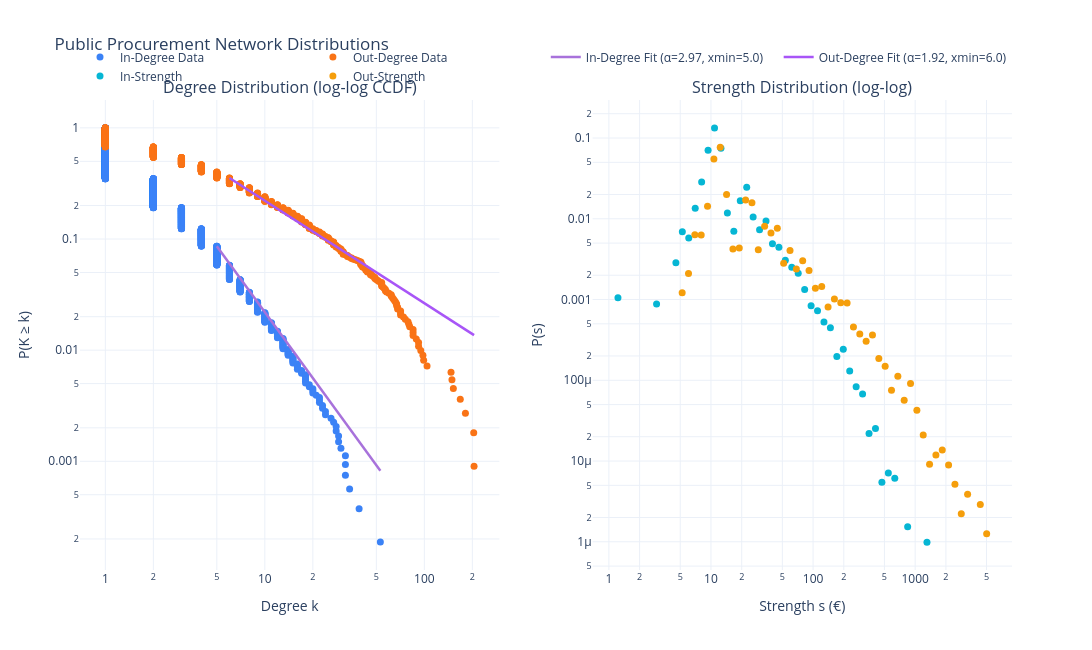

Here is the notebook cell this chart was saved with:
### Markdown cell above
### <font color='#BFD72F' size=5>3.1.4 Degree / Weight Distribution</font> <a class="anchor" id="3.1.4"></a>


[Back to TOC](#toc)

### Code cell
import numpy as np
from collections import Counter
import powerlaw
import plotly.graph_objects as go
from plotly.subplots import make_subplots

def plot_degree_strength_distribution_plotly(
    G,
    weight_attr="weight",
    save_html=None,
    fit_powerlaw=True
):
    """
    Plot log-log degree (CCDF) and strength distributions
    with high-fidelity power-law fitting.
    """

    # ==================================================
    # DEGREE DISTRIBUTIONS
    # ==================================================
    in_degrees = [d for _, d in G.in_degree() if d > 0]
    out_degrees = [d for _, d in G.out_degree() if d > 0]

    if len(in_degrees) == 0 or len(out_degrees) == 0:
        raise ValueError("Graph has no positive degree values.")

    # ==================================================
    # STRENGTH DISTRIBUTIONS
    # ==================================================
    in_strengths = [d for _, d in G.in_degree(weight=weight_attr) if d > 0]
    out_strengths = [d for _, d in G.out_degree(weight=weight_attr) if d > 0]

    # ==================================================
    # FIGURE SETUP
    # ==================================================
    fig = make_subplots(
        rows=1,
        cols=2,
        subplot_titles=(
            "Degree Distribution (log-log CCDF)",
            "Strength Distribution (log-log)"
        )
    )

    # ==================================================
    # DEGREE DISTRIBUTIONS (EMPIRICAL CCDF)
    # ==================================================
    
    # ---------- IN-DEGREE CCDF ----------
    sorted_in = np.sort(in_degrees)
    ccdf_in = 1.0 - np.arange(len(sorted_in)) / len(sorted_in)

    fig.add_trace(
        go.Scatter(
            x=sorted_in,
            y=ccdf_in,
            mode="markers",
            name="In-Degree Data",
            marker=dict(size=7, color="#3b82f6"),
            hovertemplate="Degree: %{x}<br>P(K ≥ k): %{y:.5f}<extra></extra>"
        ),
        row=1,
        col=1
    )

    # ---------- OUT-DEGREE CCDF ----------
    sorted_out = np.sort(out_degrees)
    ccdf_out = 1.0 - np.arange(len(sorted_out)) / len(sorted_out)

    fig.add_trace(
        go.Scatter(
            x=sorted_out,
            y=ccdf_out,
            mode="markers",
            name="Out-Degree Data",
            marker=dict(size=7, color="#f97316"),
            hovertemplate="Degree: %{x}<br>P(K ≥ k): %{y:.5f}<extra></extra>"
        ),
        row=1,
        col=1
    )

    # ==================================================
    # POWER LAW FITTING (CCDF MATCHED)
    # ==================================================
    if fit_powerlaw:
        fit_in = powerlaw.Fit(in_degrees, discrete=True, verbose=False)
        alpha_in = fit_in.power_law.alpha
        xmin_in = fit_in.power_law.xmin

        fit_out = powerlaw.Fit(out_degrees, discrete=True, verbose=False)
        alpha_out = fit_out.power_law.alpha
        xmin_out = fit_out.power_law.xmin

        # ---------- IN-DEGREE POWER LAW LINE ----------
        x_in = np.logspace(np.log10(xmin_in), np.log10(max(in_degrees)), 100)
        # Empirical fraction of nodes above xmin to anchor the height correctly
        weight_in = np.sum(sorted_in >= xmin_in) / len(sorted_in)
        y_in = (x_in / xmin_in) ** (-alpha_in + 1) * weight_in

        fig.add_trace(
            go.Scatter(
                x=x_in,
                y=y_in,
                mode="lines",
                name=f"In-Degree Fit (α={alpha_in:.2f}, xmin={xmin_in})",
                line=dict(width=2.5, color="#a872db")
            ),
            row=1,
            col=1
        )

        # ---------- OUT-DEGREE POWER LAW LINE ----------
        x_out = np.logspace(np.log10(xmin_out), np.log10(max(out_degrees)), 100)
        weight_out = np.sum(sorted_out >= xmin_out) / len(sorted_out)
        y_out = (x_out / xmin_out) ** (-alpha_out + 1) * weight_out

        fig.add_trace(
            go.Scatter(
                x=x_out,
                y=y_out,
                mode="lines",
                name=f"Out-Degree Fit (α={alpha_out:.2f}, xmin={xmin_out})",
                line=dict(width=2.5, color="#a855f7")
            ),
            row=1,
            col=1
        )

        # ---------- DISTRIBUTION COMPARISON ----------
        R_in, p_in = fit_in.distribution_compare("power_law", "lognormal")
        R_out, p_out = fit_out.distribution_compare("power_law", "lognormal")
        print("\n==============================")
        print("POWER LAW FIT RESULTS (CCDF)")
        print("==============================")
        print(f"IN-DEGREE:  alpha = {alpha_in:.2f}, xmin = {xmin_in}, p = {p_in:.4f}")
        print(f"OUT-DEGREE: alpha = {alpha_out:.2f}, xmin = {xmin_out}, p = {p_out:.4f}")

    # ==================================================
    # STRENGTH DISTRIBUTION (LOG-BINNED HISTOGRAM)
    # ==================================================
    bins_in = np.logspace(np.log10(min(in_strengths)), np.log10(max(in_strengths)), 50)
    hist_in, bin_edges_in = np.histogram(in_strengths, bins=bins_in, density=True)
    centers_in = (bin_edges_in[:-1] + bin_edges_in[1:]) / 2
    mask_in = hist_in > 0

    fig.add_trace(
        go.Scatter(
            x=centers_in[mask_in], y=hist_in[mask_in],
            mode="markers", name="In-Strength", marker=dict(size=7, color="#06b6d4")
        ),
        row=1, col=2 
    )

    bins_out = np.logspace(np.log10(min(out_strengths)), np.log10(max(out_strengths)), 50)
    hist_out, bin_edges_out = np.histogram(out_strengths, bins=bins_out, density=True)
    centers_out = (bin_edges_out[:-1] + bin_edges_out[1:]) / 2
    mask_out = hist_out > 0

    fig.add_trace(
        go.Scatter(
            x=centers_out[mask_out], y=hist_out[mask_out],
            mode="markers", name="Out-Strength", marker=dict(size=7, color="#f59e0b")
        ),
        row=1, col=2
    )

    # ==================================================
    # AXES & LAYOUT
    # ==================================================
    fig.update_xaxes(type="log", title_text="Degree k", row=1, col=1)
    fig.update_yaxes(type="log", title_text="P(K ≥ k)", row=1, col=1)
    fig.update_xaxes(type="log", title_text="Strength s (€)", row=1, col=2)
    fig.update_yaxes(type="log", title_text="P(s)", row=1, col=2)

    fig.update_layout(
        title="Public Procurement Network Distributions",
        template="plotly_white",
        width=1450,
        height=650,
        legend=dict(orientation="h", yanchor="bottom", y=1.02, xanchor="center", x=0.5)
    )

    if save_html:
        fig.write_html(save_html)

    fig.show()

# ======================================================
# RUN
# ======================================================
plot_degree_strength_distribution_plotly(
    G_log,
    weight_attr="weight",
    fit_powerlaw=True
)

### Figure 1 — Plotly figure (JSON) as saved in the notebook; plotly's stock layout.template omitted (floating-point values rounded to 4 significant figures; data arrays with more than 128 entries replaced by an {"elided": "..."} marker saying what was removed)
{"data": [{"hovertemplate": "Degree: %{x}<br>P(K ≥ k): %{y:.5f}<extra></extra>", "marker": {"color": "#3b82f6", "size": 7}, "mode": "markers", "name": "In-Degree Data", "type": "scatter", "x": {"elided": "5338 int values"}, "xaxis": "x", "y": {"elided": "5338 float values"}, "yaxis": "y"}, {"hovertemplate": "Degree: %{x}<br>P(K ≥ k): %{y:.5f}<extra></extra>", "marker": {"color": "#f97316", "size": 7}, "mode": "markers", "name": "Out-Degree Data", "type": "scatter", "x": {"elided": "1109 int values"}, "xaxis": "x", "y": {"elided": "1109 float values"}, "yaxis": "y"}, {"line": {"color": "#a872db", "width": 2.5}, "mode": "lines", "name": "In-Degree Fit (α=2.97, xmin=5.0)", "type": "scatter", "x": [5.0, 5.121, 5.244, 5.371, 5.5, 5.633, 5.769, 5.908, 6.051, 6.197, 6.347, 6.5, 6.657, 6.817, 6.982, 7.15, 7.323, 7.5, 7.68, 7.866, 8.056, 8.25, 8.449, 8.653, 8.862, 9.076, 9.295, 9.519, 9.749, 9.984, 10.23, 10.47, 10.72, 10.98, 11.25, 11.52, 11.8, 12.08, 12.37, 12.67, 12.98, 13.29, 13.61, 13.94, 14.28, 14.62, 14.98, 15.34, 15.71, 16.09, 16.47, 16.87, 17.28, 17.7, 18.12, 18.56, 19.01, 19.47, 19.94, 20.42, 20.91, 21.42, 21.93, 22.46, 23.0, 23.56, 24.13, 24.71, 25.31, 25.92, 26.54, 27.18, 27.84, 28.51, 29.2, 29.9, 30.62, 31.36, 32.12, 32.9, 33.69, 34.5, 35.34, 36.19, 37.06, 37.96, 38.87, 39.81, 40.77, 41.76, 42.76, 43.79, 44.85, 45.93, 47.04, 48.18, 49.34, 50.53, 51.75, 53.0], "xaxis": "x", "y": [0.08617, 0.08222, 0.07845, 0.07485, 0.07141, 0.06813, 0.06501, 0.06202, 0.05917, 0.05646, 0.05387, 0.0514, 0.04904, 0.04679, 0.04464, 0.04259, 0.04063, 0.03877, 0.03699, 0.03529, 0.03367, 0.03213, 0.03065, 0.02925, 0.0279, 0.02662, 0.0254, 0.02423, 0.02312, 0.02206, 0.02105, 0.02008, 0.01916, 0.01828, 0.01744, 0.01664, 0.01588, 0.01515, 0.01445, 0.01379, 0.01316, 0.01255, 0.01198, 0.01143, 0.0109, 0.0104, 0.009925, 0.00947, 0.009035, 0.00862, 0.008225, 0.007847, 0.007487, 0.007143, 0.006815, 0.006503, 0.006204, 0.005919, 0.005648, 0.005388, 0.005141, 0.004905, 0.00468, 0.004465, 0.00426, 0.004065, 0.003878, 0.0037, 0.00353, 0.003368, 0.003214, 0.003066, 0.002925, 0.002791, 0.002663, 0.002541, 0.002424, 0.002313, 0.002207, 0.002106, 0.002009, 0.001917, 0.001829, 0.001745, 0.001665, 0.001588, 0.001515, 0.001446, 0.001379, 0.001316, 0.001256, 0.001198, 0.001143, 0.001091, 0.001041, 0.0009928, 0.0009473, 0.0009038, 0.0008623, 0.0008227], "yaxis": "y"}, {"line": {"color": "#a855f7", "width": 2.5}, "mode": "lines", "name": "Out-Degree Fit (α=1.92, xmin=6.0)", "type": "scatter", "x": [6.0, 6.218, 6.444, 6.678, 6.92, 7.171, 7.432, 7.702, 7.981, 8.271, 8.572, 8.883, 9.205, 9.54, 9.886, 10.25, 10.62, 11.0, 11.4, 11.82, 12.25, 12.69, 13.15, 13.63, 14.12, 14.64, 15.17, 15.72, 16.29, 16.88, 17.49, 18.13, 18.79, 19.47, 20.18, 20.91, 21.67, 22.46, 23.27, 24.12, 24.99, 25.9, 26.84, 27.81, 28.82, 29.87, 30.96, 32.08, 33.24, 34.45, 35.7, 37.0, 38.34, 39.73, 41.18, 42.67, 44.22, 45.83, 47.49, 49.22, 51.0, 52.86, 54.78, 56.76, 58.83, 60.96, 63.18, 65.47, 67.85, 70.31, 72.86, 75.51, 78.25, 81.09, 84.04, 87.09, 90.25, 93.53, 96.93, 100.4, 104.1, 107.9, 111.8, 115.9, 120.1, 124.4, 128.9, 133.6, 138.5, 143.5, 148.7, 154.1, 159.7, 165.5, 171.5, 177.7, 184.2, 190.9, 197.8, 205.0], "xaxis": "x", "y": [0.3535, 0.342, 0.331, 0.3203, 0.3099, 0.2999, 0.2902, 0.2808, 0.2718, 0.263, 0.2545, 0.2462, 0.2383, 0.2306, 0.2231, 0.2159, 0.2089, 0.2022, 0.1956, 0.1893, 0.1832, 0.1773, 0.1715, 0.166, 0.1606, 0.1554, 0.1504, 0.1456, 0.1409, 0.1363, 0.1319, 0.1276, 0.1235, 0.1195, 0.1156, 0.1119, 0.1083, 0.1048, 0.1014, 0.09812, 0.09495, 0.09188, 0.08891, 0.08604, 0.08326, 0.08057, 0.07796, 0.07544, 0.073, 0.07064, 0.06836, 0.06615, 0.06401, 0.06194, 0.05994, 0.058, 0.05613, 0.05431, 0.05256, 0.05086, 0.04921, 0.04762, 0.04608, 0.04459, 0.04315, 0.04176, 0.04041, 0.0391, 0.03784, 0.03661, 0.03543, 0.03428, 0.03318, 0.0321, 0.03107, 0.03006, 0.02909, 0.02815, 0.02724, 0.02636, 0.02551, 0.02468, 0.02388, 0.02311, 0.02237, 0.02164, 0.02094, 0.02027, 0.01961, 0.01898, 0.01836, 0.01777, 0.0172, 0.01664, 0.0161, 0.01558, 0.01508, 0.01459, 0.01412, 0.01366], "yaxis": "y"}, {"marker": {"color": "#06b6d4", "size": 7}, "mode": "markers", "name": "In-Strength", "type": "scatter", "x": [1.227, 2.932, 4.532, 5.24, 6.059, 7.006, 8.101, 9.367, 10.83, 12.52, 14.48, 16.74, 19.36, 22.38, 25.88, 29.93, 34.6, 40.01, 46.26, 53.49, 61.85, 71.52, 82.69, 95.62, 110.6, 127.8, 147.8, 170.9, 197.6, 228.5, 264.2, 305.5, 353.2, 408.4, 472.3, 546.1, 631.4, 844.2, 1305.0], "xaxis": "x2", "y": [0.001054, 0.0008819, 0.002852, 0.006907, 0.00576, 0.01347, 0.02856, 0.0708, 0.1336, 0.07484, 0.01178, 0.007026, 0.01676, 0.0246, 0.01049, 0.0073, 0.009377, 0.004911, 0.004443, 0.003069, 0.002508, 0.002115, 0.001329, 0.0008382, 0.0007249, 0.0005258, 0.000446, 0.0001967, 0.000242, 0.0001301, 8.318e-05, 6.77e-05, 2.196e-05, 2.532e-05, 5.475e-06, 7.102e-06, 6.142e-06, 1.531e-06, 9.906e-07], "yaxis": "y2"}, {"marker": {"color": "#f59e0b", "size": 7}, "mode": "markers", "name": "Out-Strength", "type": "scatter", "x": [5.222, 6.025, 6.952, 8.021, 9.255, 10.68, 12.32, 14.22, 16.4, 18.92, 21.84, 25.19, 29.07, 33.54, 38.7, 44.65, 51.52, 59.44, 68.58, 79.13, 91.3, 105.3, 121.5, 140.2, 161.8, 186.7, 215.4, 248.6, 286.8, 330.9, 381.8, 440.5, 508.3, 586.4, 676.6, 780.7, 900.8, 1039.0, 1199.0, 1384.0, 1596.0, 1842.0, 2125.0, 2452.0, 2829.0, 3264.0, 4346.0, 5014.0], "xaxis": "x2", "y": [0.001209, 0.002096, 0.006357, 0.006297, 0.01433, 0.05499, 0.07687, 0.01999, 0.004234, 0.004337, 0.01706, 0.01579, 0.004127, 0.008094, 0.006689, 0.007636, 0.002819, 0.004036, 0.002393, 0.003032, 0.002282, 0.001378, 0.001454, 0.0008103, 0.001014, 0.000913, 0.0009086, 0.0004572, 0.0003743, 0.0003053, 0.0003638, 0.0001863, 0.0001491, 7.536e-05, 0.000112, 5.661e-05, 9.112e-05, 4.252e-05, 2.106e-05, 9.126e-06, 1.186e-05, 1.371e-05, 8.912e-06, 5.149e-06, 2.231e-06, 3.868e-06, 2.906e-06, 1.259e-06], "yaxis": "y2"}], "layout": {"annotations": [{"font": {"size": 16}, "showarrow": false, "text": "Degree Distribution (log-log CCDF)", "x": 0.225, "xanchor": "center", "xref": "paper", "y": 1, "yanchor": "bottom", "yref": "paper"}, {"font": {"size": 16}, "showarrow": false, "text": "Strength Distribution (log-log)", "x": 0.775, "xanchor": "center", "xref": "paper", "y": 1, "yanchor": "bottom", "yref": "paper"}], "height": 650, "legend": {"orientation": "h", "x": 0.5, "xanchor": "center", "y": 1.02, "yanchor": "bottom"}, "title": {"text": "Public Procurement Network Distributions"}, "width": 1450, "xaxis": {"anchor": "y", "domain": [0, 0.45], "title": {"text": "Degree k"}, "type": "log"}, "xaxis2": {"anchor": "y2", "domain": [0.55, 1], "title": {"text": "Strength s (€)"}, "type": "log"}, "yaxis": {"anchor": "x", "domain": [0, 1], "title": {"text": "P(K ≥ k)"}, "type": "log"}, "yaxis2": {"anchor": "x2", "domain": [0, 1], "title": {"text": "P(s)"}, "type": "log"}}}
